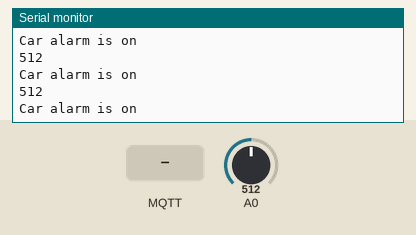
Recording of a sketch running on a simulated ESP8266 (Wemos D1 mini). Parts: the last lines printed to the serial monitor. Inputs (shaded band) come from the test bench; at power-on: A0 = 512. WiFi joins after 1.5 s; servers stay silent unless stated; no MQTT or app messages arrive unless stated.

Above: at 3.2 s.
3.3 s: A0 set to 1023
At 3.38 s:
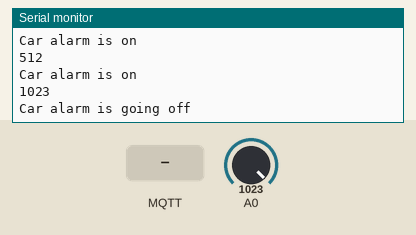
4.9 s: MQTT message "1" arrives on the first subscribed topic
6.4 s: A0 set to 900
At 9.83 s:
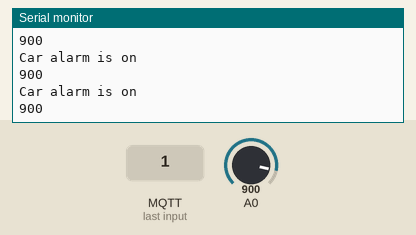
Timing chart, 0 to 11.3 s (numbered marks = the images above; inputs shaded):
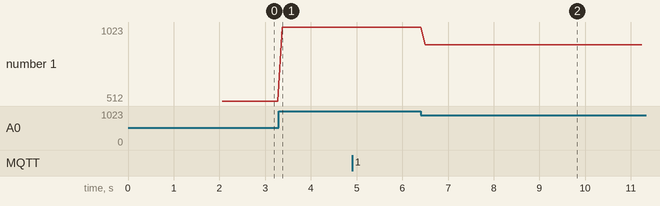

Measured:
- after the input at 3.3 s, the serial monitor: prints a new line after 0.07 s (image 1)
- after the input at 6.4 s, the serial monitor: prints a new line after 0.10 s (image 2)
- plotted number 1: 512 → 1023 after the input at 3.3 s, 1023 → 900 after the input at 6.4 s

The sketch:

SoundSensor.ino
```cpp
#include <ESP8266WiFi.h>
#include <ESP8266mDNS.h>
#include <ESP8266HTTPClient.h>
#include <WiFiClient.h>
#include <PubSubClient.h>

// #### Pins Setup #### //

const int Sensor = D6; //DigitalOutput
int SensorRead =  0;  //value of Sensor
char* CarSwitch = " ";

// #### MQTT Server connection Setup - Raspberry Pi Broker #### //
char* mqtt_server = "192.168.43.40";
int mqtt_port = 1883;
char* topic = "Sound_Sensor";

WiFiClient Wifi;            //Setup Wifi object
PubSubClient client(Wifi);  //Object that gives you all the MQTT functionality, access objects in PubSubClient Library

// ##### Wifi Connection Setup #### //
char WifiName[] = "Verizon-SM-G935V";            //SSID
char Password[] = "password";

void Msg_rcv(char* topic, byte* payload, unsigned int length){     //Unsigned int = Positive numbers (more range)
  Serial.println ("Message Received");
}

void setup() {
  // put your setup code here, to run once:
  pinMode(Sensor, INPUT);
  Serial.begin (9600);

  client.setServer(mqtt_server, mqtt_port);
  client.setCallback(Msg_rcv);                   //Send payload to function (Msg_rcv)

  // ### Begin Connection to Wifi ### //
  WiFi.begin(WifiName,Password);
  while (WiFi.status() !=WL_CONNECTED){          //If not connected to Wifi, delay until connected
    delay (2000);
    Serial.println("Finding a Connection...");
  }

  Serial.println("Connection Started");         //Begin Connection to Wifi
  Serial.print("IP Address: ");
  Serial.println(WiFi.localIP());               //IP assigned to Server by host wifi

  while(!client.connect("Motion_Sensor")){          //LED_board is name of Wemos/arduino connected to code. Waiting to connect to Broker.
    Serial.println("Finding a Connection...");
  }
  client.subscribe(topic); //Publisher?
  Serial.println(topic);
}

void loop() {
  // put your main code here, to run repeatedly:
SensorRead = analogRead(Sensor);
Serial.println (SensorRead);
client.loop();

  if(!client.connected()){
    client.connect("Motion_Sensor");
    client.publish(topic, "Reconnected");
  }

  if (SensorRead == 1023){
      Serial.println("Car alarm is going off");
      CarSwitch = "off";
      delay (100);
    }
  else{
    Serial.println("Car alarm is on");
    CarSwitch = "on";
    delay (100);
  }
   client.publish(topic, CarSwitch);
}

// ### SOURCES ### //
//https://tkkrlab.nl/wiki/Arduino_KY-037_Sensitive_microphone_sensor_module
```
